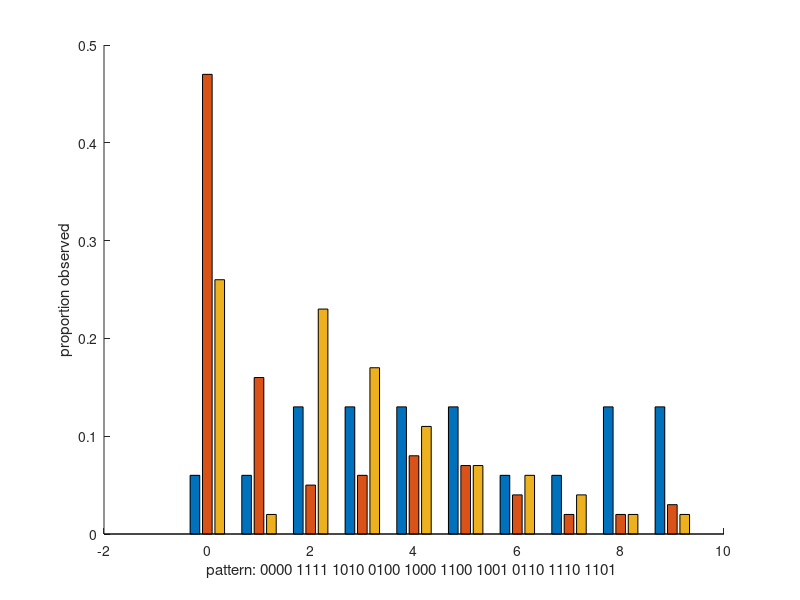

This chart was generated by the following MATLAB code:
function segregation_plot()
    label = ['0000 ' '1111 ' '1010 ' '0100 ' '1000 ' '1100 ' '1001 ' '0110 ' '1110 ' '1101 '];
    expected = [0.06 0.06 0.13 0.13 0.13 0.13 0.06 0.06 0.13 0.13];
    noweave = [0.47 0.16 0.05 0.06 0.08 0.07 0.04 0.02 0.02 0.03];
    weave = [0.26 0.02 0.23 0.17 0.11 0.07 0.06 0.04 0.02 0.02];
    
    hold on
    bar([0 1 2 3 4 5 6 7 8 9],[expected(:), noweave(:), weave(:)], 'grouped')
    xlabel(['pattern: ' label])
    ylabel('proportion observed')
end